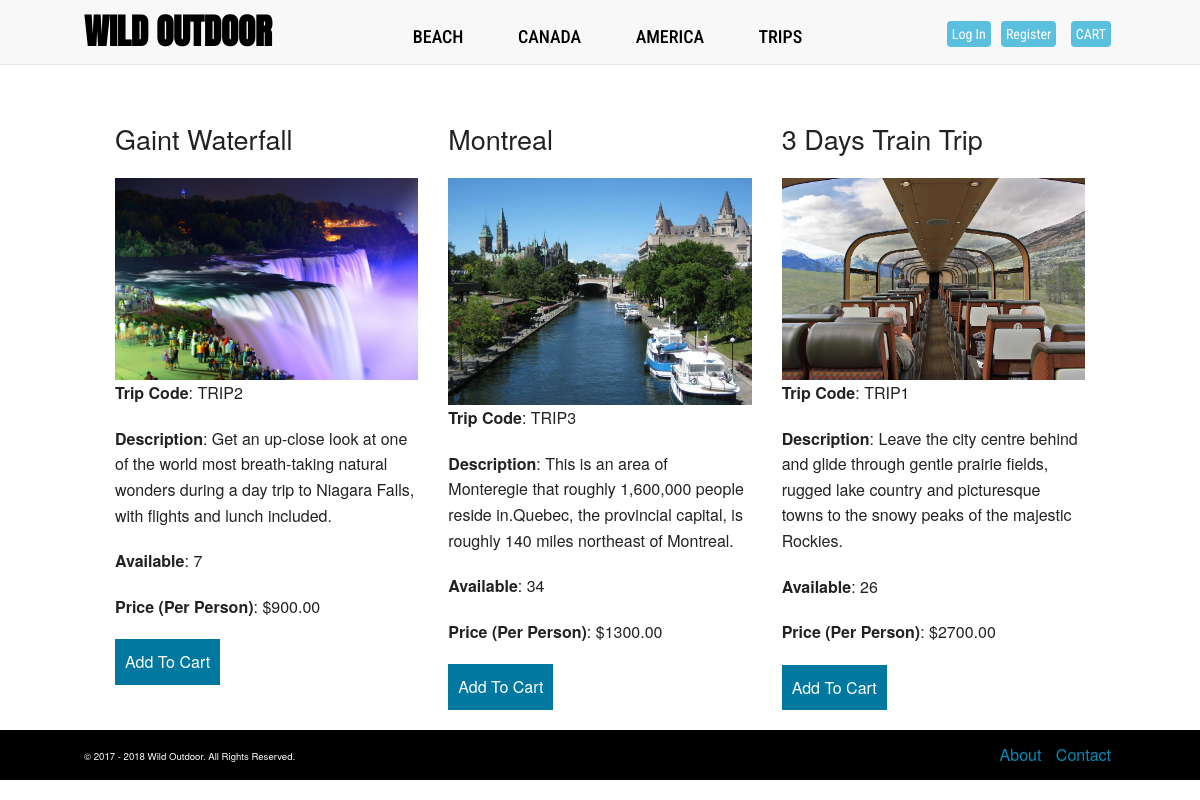
/products.php, run on the app's committed database.
### tables this page shows
CREATE TABLE IF NOT EXISTS `products` (
  `id` int(11) NOT NULL AUTO_INCREMENT,
  `product_code` varchar(60) NOT NULL,
  `product_name` varchar(60) NOT NULL,
  `product_desc` tinytext NOT NULL,
  `product_img_name` varchar(60) NOT NULL,
  `qty` int(5) NOT NULL,
  `price` decimal(10,2) NOT NULL,
  PRIMARY KEY (`id`),
  UNIQUE KEY `product_code` (`product_code`)
);

### config.php (called while the page is built, shortened)
<?php
$currency = '$';
?>

### products.php (the view, shortened to what this page needs)
<?php
include 'config.php';
?>
<!doctype html>
<html>
<head>
<link rel="stylesheet" href="https://maxcdn.bootstrapcdn.com/bootstrap/3.3.7/css/bootstrap.min.css">
<link href="css/wildoutdoor.css" rel="stylesheet">
<link rel="stylesheet" href="css/foundation.css" />
</head>
<body>
<nav class="navbar navbar-default navbar-fixed-top">
	  <a href="index.php" class="logo" style="line-height:normal;">WILD OUTDOOR</a>
	  <ul class="list-inline main-nav" style="line-height:normal;">
		  <li><a href="#">BEACH</a></li>
		  <li><a href="#">CANADA</a></li>
		  <li><a href="#">AMERICA</a></li>
		  <li><a href="products.php">TRIPS</a></li>
	  </ul>
	  <ul class="list-inline member" style="line-height:normal;margin-bottom:0px;margin-top:-48px;">
            <?php
                if(isset($_SESSION['username'])){
                echo '<li class="active"><a href="account.php" class="btn btn-info">My Account</a></li>';
                echo '<li><a href="logout.php" class="btn btn-info">Log Out</a></li>';
                }
                else{
                echo '<li><a href="login.php" class="btn btn-info">Log In</a></li>';
                 echo '<li><a href="register.php" class="btn btn-info">Register</a></li>';
                }
            ?>
		 <li><a href="cart.php" class="btn btn-info">CART</a></li>
	  </ul>
</nav>
    <div class="row" style="padding-top:100px;">
      <div class="small-12">
        <?php
          $result = $mysqli->query('SELECT * FROM products order by price asc');
          if($result){
            while($obj = $result->fetch_object()) {
              echo '<div class="large-4 columns">';
              echo '<p><h3>'.$obj->product_name.'</h3></p>';
              echo '<img src="images/products/'.$obj->product_img_name.'"/>';
              echo '<p><strong>Trip Code</strong>: '.$obj->product_code.'</p>';
              echo '<p><strong>Description</strong>: '.$obj->product_desc.'</p>';
              echo '<p><strong>Available</strong>: '.$obj->qty.'</p>';
              echo '<p><strong>Price (Per Person)</strong>: '.$currency.$obj->price.'</p>';
              if($obj->qty > 0){
                echo '<p><a href="update-cart.php?action=add&id='.$obj->id.'"><input type="submit" value="Add To Cart" style="clear:both; background: #0078A0; border: none; color: #fff; font-size: 1em; padding: 10px;" /></a></p>';
              }
              else {
                echo 'Out Of Stock!';
              }
              echo '</div>';
            }
          }
          echo '</div>';
          echo '</div>';
          ?>
      <footer>
	          <small>© 2017 - 2018 Wild Outdoor. All Rights Reserved.</small>
          	<ul class="list-inline pull-right">
	        	<li><a href="about.php">About</a></li>
	        	<li><a href="contact.php">Contact</a></li>
	          </ul>
       </footer>
  </body>
</html>

### css/wildoutdoor.css (style rules this page uses)
body { margin: 0; font-weight: 500; font-family: 'HelveticaNeue'; }
.navbar { padding: 0 7%;height:65px; }
.member { float: right;margin-top: -36px; }
.member li .btn { font-size: 14px;padding: 3px 5px;color: #fff;border:none; }
.logo { font-family:'Anton', sans-serif;color: #000;font-size: 35px;font-weight: 700;display: inline-block;margin-top: 5px; }
.main-nav { text-align: center;margin-top: -33px; }
.main-nav li { padding-left: 25px; }
.navbar ul a { font-family: 'Roboto Condensed', sans-serif;font-size:18px;color: #000;display: inline-block;padding: 0px 10px; }
footer { padding: 1% 7%; color: white; background-color: #000; }
a { color: #fff; font-weight: 500; text-decoration: none; }

### products.php (style rules this page uses)
html,body { height:100% }

### data on the page
products: product_name "Gaint Waterfall", product_img_name (picture), product_code "TRIP2", product_desc "Get an up-close look at one of the world most breath-taking natural wonders during a day trip to Niagara Falls, with flights and lunch included.", qty "7", price "900.00"
products: product_name "Montreal", product_img_name (picture), product_code "TRIP3", product_desc "This is an area of Monteregie that roughly 1,600,000 people reside in.Quebec, the provincial capital, is roughly 140 miles northeast of Montreal.", qty "34", price "1300.00"
products: product_name "3 Days Train Trip", product_img_name (picture), product_code "TRIP1", product_desc "Leave the city centre behind and glide through gentle prairie fields, rugged lake country and picturesque towns to the snowy peaks of the majestic Rockies.", qty "26", price "2700.00"
